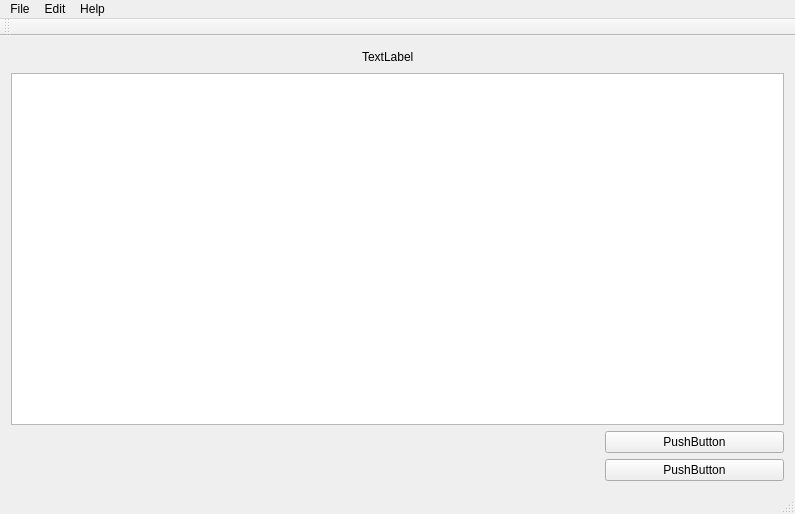
<?xml version="1.0" encoding="UTF-8"?>
<ui version="4.0">
 <class>InputModule</class>
 <widget class="QMainWindow" name="InputModule">
  <property name="geometry">
   <rect>
    <x>0</x>
    <y>0</y>
    <width>795</width>
    <height>514</height>
   </rect>
  </property>
  <property name="windowTitle">
   <string>InputModule</string>
  </property>
  <widget class="QWidget" name="centralWidget">
   <layout class="QGridLayout" name="gridLayout">
    <item row="0" column="0">
     <spacer name="horizontalSpacer">
      <property name="orientation">
       <enum>Qt::Horizontal</enum>
      </property>
      <property name="sizeHint" stdset="0">
       <size>
        <width>346</width>
        <height>20</height>
       </size>
      </property>
     </spacer>
    </item>
    <item row="0" column="1">
     <widget class="QLabel" name="inputDataLabel">
      <property name="text">
       <string>TextLabel</string>
      </property>
     </widget>
    </item>
    <item row="0" column="2" colspan="2">
     <spacer name="horizontalSpacer_2">
      <property name="orientation">
       <enum>Qt::Horizontal</enum>
      </property>
      <property name="sizeHint" stdset="0">
       <size>
        <width>367</width>
        <height>20</height>
       </size>
      </property>
     </spacer>
    </item>
    <item row="1" column="0" colspan="4">
     <widget class="QTableWidget" name="invProjDataTableWidget"/>
    </item>
    <item row="2" column="0" colspan="3">
     <spacer name="horizontalSpacer_5">
      <property name="orientation">
       <enum>Qt::Horizontal</enum>
      </property>
      <property name="sizeHint" stdset="0">
       <size>
        <width>586</width>
        <height>20</height>
       </size>
      </property>
     </spacer>
    </item>
    <item row="2" column="3">
     <widget class="QPushButton" name="compareInvprojPushButton">
      <property name="text">
       <string>PushButton</string>
      </property>
     </widget>
    </item>
    <item row="3" column="0" colspan="3">
     <spacer name="horizontalSpacer_7">
      <property name="orientation">
       <enum>Qt::Horizontal</enum>
      </property>
      <property name="sizeHint" stdset="0">
       <size>
        <width>586</width>
        <height>20</height>
       </size>
      </property>
     </spacer>
    </item>
    <item row="3" column="3">
     <widget class="QPushButton" name="makeInvPortfolioPushButton">
      <property name="text">
       <string>PushButton</string>
      </property>
     </widget>
    </item>
   </layout>
  </widget>
  <widget class="QMenuBar" name="menuBar">
   <property name="geometry">
    <rect>
     <x>0</x>
     <y>0</y>
     <width>795</width>
     <height>21</height>
    </rect>
   </property>
   <widget class="QMenu" name="menuFile">
    <property name="title">
     <string>File</string>
    </property>
    <addaction name="actionExit"/>
   </widget>
   <widget class="QMenu" name="menuEdit">
    <property name="title">
     <string>Edit</string>
    </property>
    <addaction name="actionAdd_column_after_selected"/>
    <addaction name="actionRemove_column_after_selected"/>
   </widget>
   <widget class="QMenu" name="menuHelp">
    <property name="title">
     <string>Help</string>
    </property>
    <addaction name="actionAbout"/>
   </widget>
   <addaction name="menuFile"/>
   <addaction name="menuEdit"/>
   <addaction name="menuHelp"/>
  </widget>
  <widget class="QToolBar" name="mainToolBar">
   <attribute name="toolBarArea">
    <enum>TopToolBarArea</enum>
   </attribute>
   <attribute name="toolBarBreak">
    <bool>false</bool>
   </attribute>
  </widget>
  <widget class="QStatusBar" name="statusBar"/>
  <action name="actionAdd_column_after_selected">
   <property name="text">
    <string>Add column after selected</string>
   </property>
  </action>
  <action name="actionRemove_column_after_selected">
   <property name="text">
    <string>Remove column after selected</string>
   </property>
  </action>
  <action name="actionExit">
   <property name="text">
    <string>Exit</string>
   </property>
  </action>
  <action name="actionAbout">
   <property name="text">
    <string>About...</string>
   </property>
  </action>
 </widget>
 <layoutdefault spacing="6" margin="11"/>
 <resources/>
 <connections/>
</ui>
